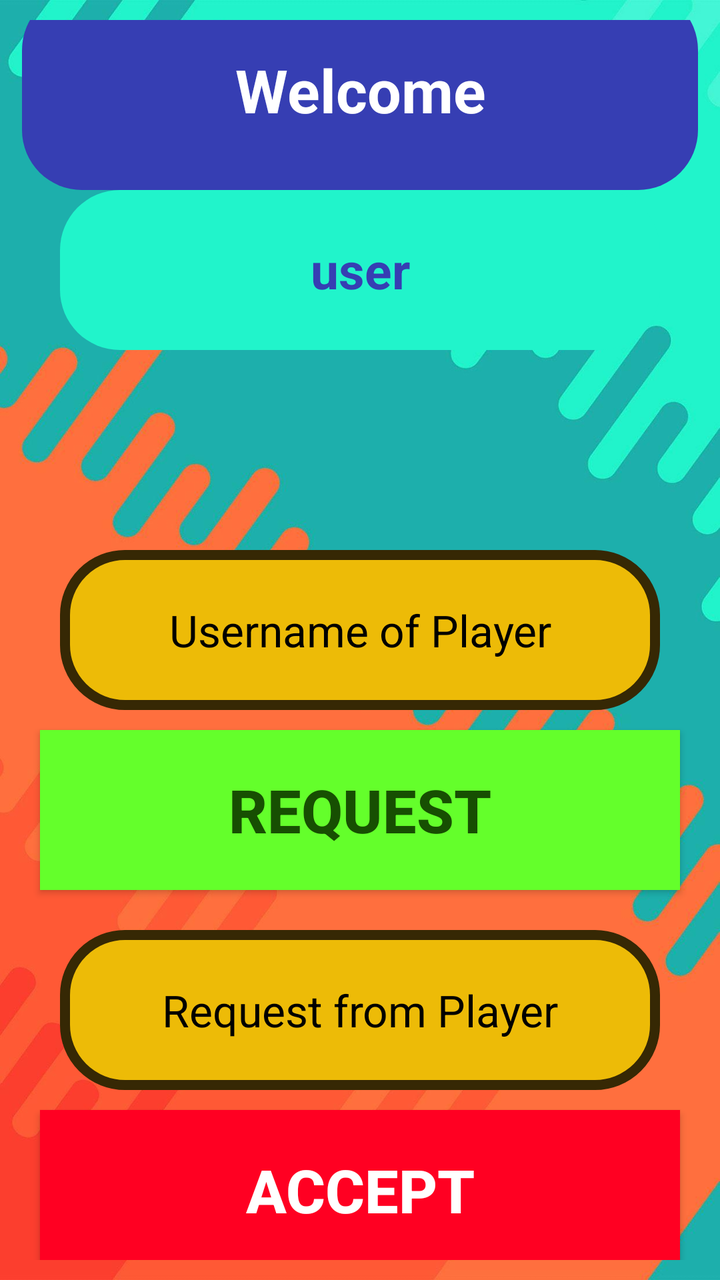
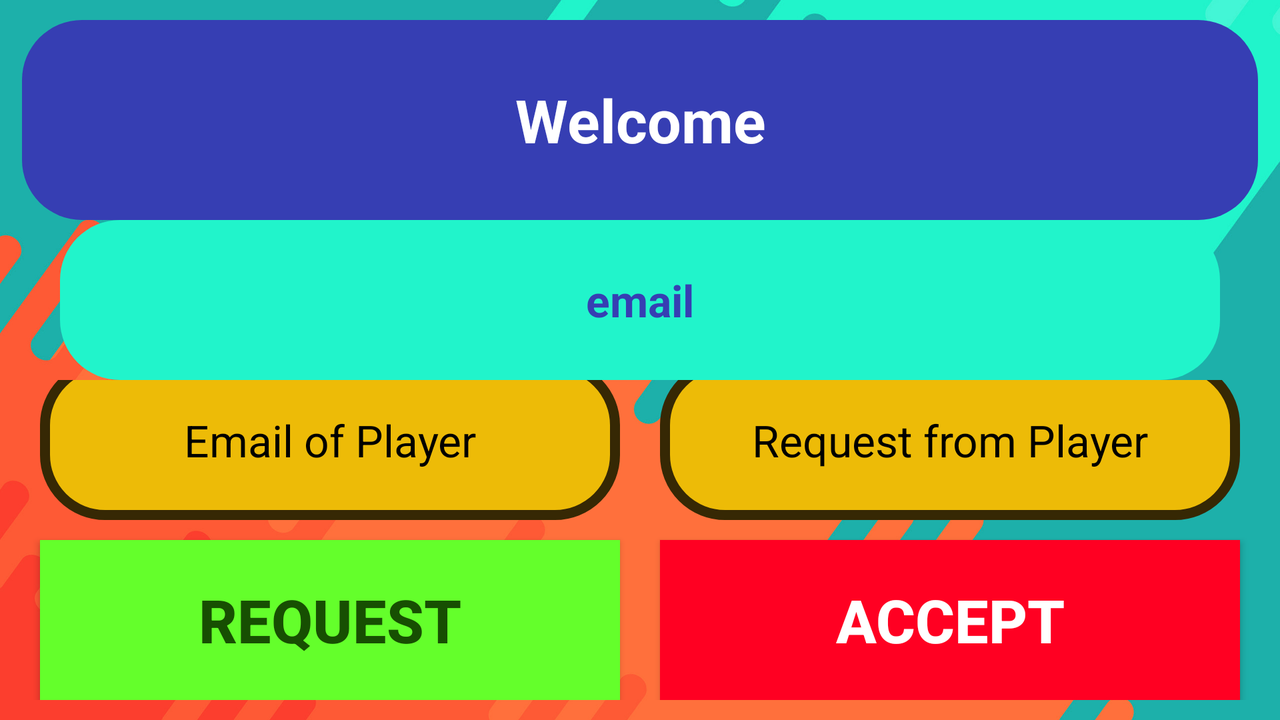

Compare how this app lays out the same screen by default and in its alternative resource folder. The renders come first, then the two layout files and the values they reference.
<!-- AndroidManifest.xml: application theme Theme.AndroQuiz -->
<!-- res/layout/activity_user.xml -->
<?xml version="1.0" encoding="utf-8"?>
<LinearLayout xmlns:android="http://schemas.android.com/apk/res/android"
    xmlns:app="http://schemas.android.com/apk/res-auto"
    xmlns:tools="http://schemas.android.com/tools"
    android:layout_width="match_parent"
    android:layout_height="match_parent"
    android:background="@drawable/theme_quiz"
    android:gravity="center"
    android:orientation="vertical"
    android:padding="10dp"
    tools:context=".UserActivity">

    <TextView
        android:text="Welcome"
        android:textColor="#ffffff"
        android:textSize="30sp"
        android:textStyle="bold"
        android:textAlignment="center"
        android:gravity="center"
        android:background="@drawable/navy_blue"
        android:layout_width="match_parent"
        android:layout_height="100dp"
        android:layout_marginHorizontal="1dp"/>

    <TextView
        android:id="@+id/main_text"
        android:layout_width="match_parent"
        android:layout_height="80dp"
        android:layout_marginHorizontal="20dp"
        android:background="@drawable/light_turquoise"
        android:gravity="center"
        android:padding="10dp"
        android:text="user"
        android:textAlignment="center"
        android:textColor="#363eb3"
        android:textSize="25sp"
        android:textStyle="bold" />


    <EditText
        android:id="@+id/main_rq_username"
        android:layout_width="match_parent"
        android:layout_height="80dp"
        android:layout_marginHorizontal="20dp"
        android:layout_marginTop="100dp"
        android:background="@drawable/gold"
        android:gravity="center"
        android:hint="Username of Player"
        android:padding="10dp"
        android:text=""
        android:textAlignment="center"
        android:textColor="#362804"
        android:textColorHint="@color/black"
        android:textSize="22sp" />

    <androidx.appcompat.widget.AppCompatButton
        android:id="@+id/request_btn"
        android:layout_width="match_parent"
        android:layout_height="80dp"
        android:layout_margin="10dp"
        android:layout_marginHorizontal="20dp"
        android:layout_marginTop="5dp"
        android:background="#64ff2b"
        android:text="Request"
        android:textColor="#174f02"
        android:textSize="30sp"
        android:gravity="center"
        android:textStyle="bold" />

    <TextView
        android:id="@+id/main_ac_username"
        android:layout_width="match_parent"
        android:layout_height="80dp"
        android:layout_marginHorizontal="20dp"
        android:layout_marginTop="10dp"
        android:background="@drawable/gold"
        android:gravity="center"
        android:hint="Request from Player"
        android:padding="10dp"
        android:text=""
        android:textAlignment="center"
        android:textColor="#362804"
        android:textColorHint="@color/black"
        android:textSize="22sp" />

    <androidx.appcompat.widget.AppCompatButton
        android:id="@+id/accept_btn"
        android:layout_width="match_parent"
        android:layout_height="80dp"
        android:layout_margin="10dp"
        android:layout_marginHorizontal="20dp"
        android:layout_marginTop="5dp"
        android:background="#ff0022"
        android:text="Accept"
        android:textColor="#ffffff"
        android:textSize="30sp"
        android:textStyle="bold"
        android:gravity="center"
        android:visibility="visible" />

</LinearLayout>
<!-- resources referenced by this layout -->
<resources>
  <!-- drawable gold (drawable) -->
  <?xml version="1.0" encoding="utf-8"?>
      <shape xmlns:android="http://schemas.android.com/apk/res/android"
      android:shape="rectangle" android:padding="10dp">
      <solid android:color="#edbb07"/>
      <stroke android:color="#362804" android:width="5dp"/>
      <corners android:radius="30dp"/>
      </shape>
  <!-- drawable light_turquoise (drawable) -->
  <?xml version="1.0" encoding="utf-8"?>
      <shape xmlns:android="http://schemas.android.com/apk/res/android"
          android:shape="rectangle" android:padding="10dp">
          <solid android:color="#21f4cb"/>
          <corners android:radius="30dp"/>
      </shape>
  <!-- drawable navy_blue (drawable) -->
  <?xml version="1.0" encoding="utf-8"?>
      <shape xmlns:android="http://schemas.android.com/apk/res/android"
      android:shape="rectangle" android:padding="10dp">
      <solid android:color="#363eb3"/>
      <corners android:radius="30dp"/>
      </shape>
  <!-- drawable theme_quiz: jpg bitmap (drawable, 71284 bytes) -->
  <!-- from res/values-v27/ -->
  <style name="Theme.AndroQuiz" parent="Theme.Design.NoActionBar">
          <item name="android:statusBarColor" tools:targetApi="l">?attr/colorPrimaryVariant</item>
          <item name="android:windowFullscreen">true</item>
          <item name="android:windowLayoutInDisplayCutoutMode">shortEdges</item>
          <item name="android:windowTranslucentStatus">true</item>
          <item name="android:windowTranslucentNavigation">true</item>
      </style>
</resources>
<!-- res/layout-land/activity_user.xml (the repository's variant of the layout above) -->
<!-- drawn on the phone turned sideways -->
<?xml version="1.0" encoding="utf-8"?>
<LinearLayout xmlns:android="http://schemas.android.com/apk/res/android"
    xmlns:app="http://schemas.android.com/apk/res-auto"
    xmlns:tools="http://schemas.android.com/tools"
    android:layout_width="match_parent"
    android:layout_height="match_parent"
    android:background="@drawable/theme_quiz_land"
    android:gravity="center"
    android:orientation="vertical"
    android:padding="10dp"
    tools:context=".UserActivity">

    <TextView
        android:text="Welcome"
        android:textColor="#ffffff"
        android:textSize="30sp"
        android:textStyle="bold"
        android:textAlignment="center"
        android:gravity="center"
        android:background="@drawable/navy_blue"
        android:layout_width="match_parent"
        android:layout_height="100dp"
        android:layout_marginHorizontal="1dp"/>

    <TextView
        android:id="@+id/main_text"
        android:layout_width="match_parent"
        android:layout_height="80dp"
        android:layout_marginHorizontal="20dp"
        android:background="@drawable/light_turquoise"
        android:gravity="center"
        android:padding="10dp"
        android:text="email"
        android:textAlignment="center"
        android:textColor="#363eb3"
        android:textSize="22sp"
        android:textStyle="bold" />

    <LinearLayout
        android:layout_width="match_parent"
        android:layout_height="0dp"
        android:layout_weight="1"
        android:orientation="horizontal">

        <LinearLayout
            android:layout_width="0dp"
            android:layout_height="match_parent"
            android:layout_weight="1"
            android:gravity="center"
            android:orientation="vertical">

            <EditText
                android:id="@+id/main_rq_username"
                android:layout_width="match_parent"
                android:layout_height="80dp"
                android:layout_marginHorizontal="10dp"
                android:background="@drawable/gold"
                android:hint="Email of Player"
                android:padding="10dp"
                android:text=""
                android:textAlignment="center"
                android:textColor="#362804"
                android:textColorHint="@color/black"
                android:textSize="22sp" />

            <androidx.appcompat.widget.AppCompatButton
                android:id="@+id/request_btn"
                android:layout_width="match_parent"
                android:layout_height="80dp"
                android:layout_margin="10dp"
                android:layout_marginHorizontal="10dp"
                android:background="#64ff2b"
                android:text="Request"
                android:textColor="#174f02"
                android:textSize="30sp"
                android:textStyle="bold" />
        </LinearLayout>

        <LinearLayout
            android:layout_width="0dp"
            android:layout_height="match_parent"
            android:layout_weight="1"
            android:gravity="center"
            android:orientation="vertical">
            <TextView
                android:id="@+id/main_ac_username"
                android:layout_width="match_parent"
                android:layout_height="80dp"
                android:layout_marginHorizontal="10dp"
                android:background="@drawable/gold"
                android:gravity="center"
                android:hint="Request from Player"
                android:padding="10dp"
                android:text=""
                android:textAlignment="center"
                android:textColor="#362804"
                android:textColorHint="@color/black"
                android:textSize="22sp" />

            <androidx.appcompat.widget.AppCompatButton
                android:id="@+id/accept_btn"
                android:layout_width="match_parent"
                android:layout_height="80dp"
                android:layout_margin="10dp"
                android:layout_marginHorizontal="10dp"
                android:background="#ff0022"
                android:text="Accept"
                android:textColor="#ffffff"
                android:textSize="30sp"
                android:textStyle="bold"
                android:gravity="center"
                android:visibility="visible" />
        </LinearLayout>
    </LinearLayout>
</LinearLayout>
<!-- resources referenced by the variant -->
<!-- as the phone turned sideways resolves them -->
<resources>
  <!-- drawable gold (drawable) -->
  <?xml version="1.0" encoding="utf-8"?>
      <shape xmlns:android="http://schemas.android.com/apk/res/android"
      android:shape="rectangle" android:padding="10dp">
      <solid android:color="#edbb07"/>
      <stroke android:color="#362804" android:width="5dp"/>
      <corners android:radius="30dp"/>
      </shape>
  <!-- drawable light_turquoise (drawable) -->
  <?xml version="1.0" encoding="utf-8"?>
      <shape xmlns:android="http://schemas.android.com/apk/res/android"
          android:shape="rectangle" android:padding="10dp">
          <solid android:color="#21f4cb"/>
          <corners android:radius="30dp"/>
      </shape>
  <!-- drawable navy_blue (drawable) -->
  <?xml version="1.0" encoding="utf-8"?>
      <shape xmlns:android="http://schemas.android.com/apk/res/android"
      android:shape="rectangle" android:padding="10dp">
      <solid android:color="#363eb3"/>
      <corners android:radius="30dp"/>
      </shape>
  <!-- drawable theme_quiz_land: jpg bitmap (drawable, 305588 bytes) -->
  <!-- from res/values-v27/ -->
  <style name="Theme.AndroQuiz" parent="Theme.Design.NoActionBar">
          <item name="android:statusBarColor" tools:targetApi="l">?attr/colorPrimaryVariant</item>
          <item name="android:windowFullscreen">true</item>
          <item name="android:windowLayoutInDisplayCutoutMode">shortEdges</item>
          <item name="android:windowTranslucentStatus">true</item>
          <item name="android:windowTranslucentNavigation">true</item>
      </style>
</resources>
